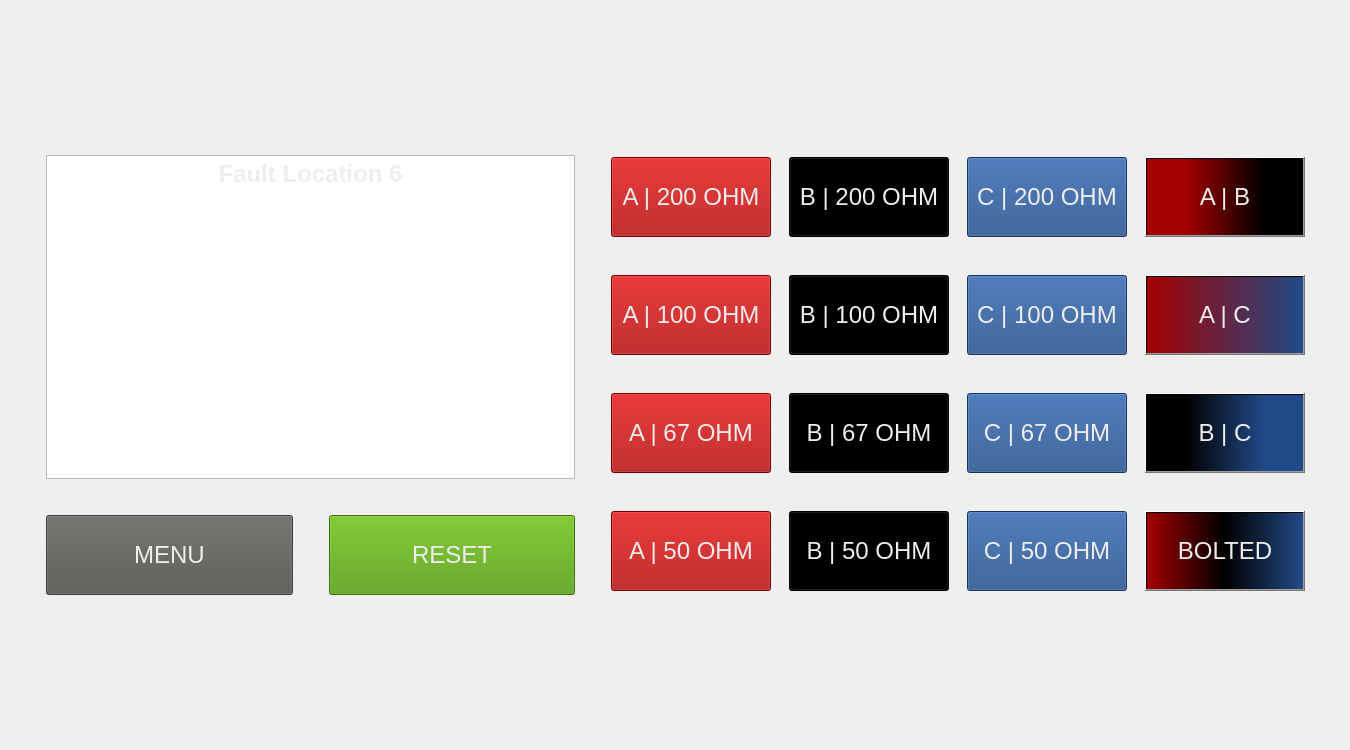
     <widget class="QWidget" name="Location6">
      <widget class="QWidget" name="gridLayoutWidget_7">
       <property name="geometry">
        <rect>
         <x>10</x>
         <y>10</y>
         <width>1331</width>
         <height>731</height>
        </rect>
       </property>
       <layout class="QGridLayout" name="gridLayout_Loc6">
        <property name="leftMargin">
         <number>36</number>
        </property>
        <property name="topMargin">
         <number>36</number>
        </property>
        <property name="rightMargin">
         <number>36</number>
        </property>
        <property name="bottomMargin">
         <number>36</number>
        </property>
        <property name="spacing">
         <number>36</number>
        </property>
        <item row="0" column="1">
         <layout class="QGridLayout" name="gridLayout_Loc6Right">
          <property name="horizontalSpacing">
           <number>18</number>
          </property>
          <property name="verticalSpacing">
           <number>36</number>
          </property>
          <item row="2" column="3">
           <widget class="QPushButton" name="btn_loc6_BC">
            <property name="minimumSize">
             <size>
              <width>160</width>
              <height>80</height>
             </size>
            </property>
            <property name="maximumSize">
             <size>
              <width>160</width>
              <height>80</height>
             </size>
            </property>
            <property name="font">
             <font>
              <pointsize>18</pointsize>
             </font>
            </property>
            <property name="styleSheet">
             <string notr="true">background-color: qlineargradient(spread:pad, x1:0, y1:0, x2:1, y2:0, stop:0.25 rgba(0, 0, 0, 255), stop:0.75 rgba(32, 74, 135, 255));
color: rgb(238, 238, 236);</string>
            </property>
            <property name="text">
             <string>B | C</string>
            </property>
           </widget>
          </item>
          <item row="0" column="3">
           <widget class="QPushButton" name="btn_loc6_AB">
            <property name="minimumSize">
             <size>
              <width>160</width>
              <height>80</height>
             </size>
            </property>
            <property name="maximumSize">
             <size>
              <width>160</width>
              <height>80</height>
             </size>
            </property>
            <property name="font">
             <font>
              <pointsize>18</pointsize>
             </font>
            </property>
            <property name="styleSheet">
             <string notr="true">background-color: qlineargradient(spread:pad, x1:0, y1:0, x2:1, y2:0, stop:0.25 rgba(164, 0, 0, 255), stop:0.75 rgba(0, 0, 0, 255));
color: rgb(238, 238, 236);</string>
            </property>
            <property name="text">
             <string>A | B</string>
            </property>
           </widget>
          </item>
          <item row="2" column="2">
           <widget class="QPushButton" name="btn_loc6_C67">
            <property name="minimumSize">
             <size>
              <width>160</width>
              <height>80</height>
             </size>
            </property>
            <property name="maximumSize">
             <size>
              <width>160</width>
              <height>80</height>
             </size>
            </property>
            <property name="font">
             <font>
              <pointsize>18</pointsize>
             </font>
            </property>
            <property name="styleSheet">
             <string notr="true">color: rgb(238, 238, 236);
background-color: rgb(32, 74, 135);</string>
            </property>
            <property name="text">
             <string>C | 67 OHM</string>
            </property>
           </widget>
          </item>
          <item row="0" column="2">
           <widget class="QPushButton" name="btn_loc6_C200">
            <property name="minimumSize">
             <size>
              <width>160</width>
              <height>80</height>
             </size>
            </property>
            <property name="maximumSize">
             <size>
              <width>160</width>
              <height>80</height>
             </size>
            </property>
            <property name="font">
             <font>
              <pointsize>18</pointsize>
             </font>
            </property>
            <property name="styleSheet">
             <string notr="true">color: rgb(238, 238, 236);
background-color: rgb(32, 74, 135);</string>
            </property>
            <property name="text">
             <string>C | 200 OHM</string>
            </property>
           </widget>
          </item>
          <item row="1" column="2">
           <widget class="QPushButton" name="btn_loc6_C100">
            <property name="minimumSize">
             <size>
              <width>160</width>
              <height>80</height>
             </size>
            </property>
            <property name="maximumSize">
             <size>
              <width>160</width>
              <height>80</height>
             </size>
            </property>
            <property name="font">
             <font>
              <pointsize>18</pointsize>
             </font>
            </property>
            <property name="styleSheet">
             <string notr="true">background-color: rgb(32, 74, 135);
color: rgb(238, 238, 236);</string>
            </property>
            <property name="text">
             <string>C | 100 OHM</string>
            </property>
           </widget>
          </item>
          <item row="3" column="3">
           <widget class="QPushButton" name="btn_loc6_bolt">
            <property name="minimumSize">
             <size>
              <width>160</width>
              <height>80</height>
             </size>
            </property>
            <property name="maximumSize">
             <size>
              <width>160</width>
              <height>80</height>
             </size>
            </property>
            <property name="font">
             <font>
              <pointsize>18</pointsize>
             </font>
            </property>
            <property name="styleSheet">
             <string notr="true">background-color: qlineargradient(spread:pad, x1:0, y1:0, x2:1, y2:0, stop:0 rgba(164, 0, 0, 255), stop:0.5 rgba(0, 0, 0, 255), stop:1 rgba(32, 74, 135, 255));
color: rgb(238, 238, 236);</string>
            </property>
            <property name="text">
             <string>BOLTED</string>
            </property>
           </widget>
          </item>
          <item row="3" column="2">
           <widget class="QPushButton" name="btn_loc6_C50">
            <property name="minimumSize">
             <size>
              <width>160</width>
              <height>80</height>
             </size>
            </property>
            <property name="maximumSize">
             <size>
              <width>160</width>
              <height>80</height>
             </size>
            </property>
            <property name="font">
             <font>
              <pointsize>18</pointsize>
             </font>
            </property>
            <property name="styleSheet">
             <string notr="true">color: rgb(238, 238, 236);
background-color: rgb(32, 74, 135);</string>
            </property>
            <property name="text">
             <string>C | 50 OHM</string>
            </property>
           </widget>
          </item>
          <item row="1" column="3">
           <widget class="QPushButton" name="btn_loc6_AC">
            <property name="minimumSize">
             <size>
              <width>160</width>
              <height>80</height>
             </size>
            </property>
            <property name="maximumSize">
             <size>
              <width>160</width>
              <height>80</height>
             </size>
            </property>
            <property name="font">
             <font>
              <pointsize>18</pointsize>
             </font>
            </property>
            <property name="styleSheet">
             <string notr="true">background-color: qlineargradient(spread:pad, x1:0, y1:0, x2:1, y2:0, stop:0 rgba(164, 0, 0, 255), stop:1 rgba(32, 74, 135, 255));
color: rgb(238, 238, 236);</string>
            </property>
            <property name="text">
             <string>A | C</string>
            </property>
           </widget>
          </item>
          <item row="0" column="1">
           <widget class="QPushButton" name="btn_loc6_B200">
            <property name="minimumSize">
             <size>
              <width>160</width>
              <height>80</height>
             </size>
            </property>
            <property name="maximumSize">
             <size>
              <width>160</width>
              <height>80</height>
             </size>
            </property>
            <property name="font">
             <font>
              <pointsize>18</pointsize>
             </font>
            </property>
            <property name="styleSheet">
             <string notr="true">color: rgb(238, 238, 236);
background-color: rgb(0, 0, 0);</string>
            </property>
            <property name="text">
             <string>B | 200 OHM</string>
            </property>
           </widget>
          </item>
          <item row="0" column="0">
           <widget class="QPushButton" name="btn_loc6_A200">
            <property name="minimumSize">
             <size>
              <width>160</width>
              <height>80</height>
             </size>
            </property>
            <property name="maximumSize">
             <size>
              <width>160</width>
              <height>80</height>
             </size>
            </property>
            <property name="font">
             <font>
              <pointsize>18</pointsize>
             </font>
            </property>
            <property name="styleSheet">
             <string notr="true">color: rgb(238, 238, 236);
background-color: rgb(164, 0, 0);</string>
            </property>
            <property name="text">
             <string>A | 200 OHM</string>
            </property>
           </widget>
          </item>
          <item row="1" column="0">
           <widget class="QPushButton" name="btn_loc6_A100">
            <property name="minimumSize">
             <size>
              <width>160</width>
              <height>80</height>
             </size>
            </property>
            <property name="maximumSize">
             <size>
              <width>160</width>
              <height>80</height>
             </size>
            </property>
            <property name="font">
             <font>
              <pointsize>18</pointsize>
             </font>
            </property>
            <property name="styleSheet">
             <string notr="true">color: rgb(238, 238, 236);
background-color: rgb(164, 0, 0);</string>
            </property>
            <property name="text">
             <string>A | 100 OHM</string>
            </property>
           </widget>
          </item>
          <item row="1" column="1">
           <widget class="QPushButton" name="btn_loc6_B100">
            <property name="minimumSize">
             <size>
              <width>160</width>
              <height>80</height>
             </size>
            </property>
            <property name="maximumSize">
             <size>
              <width>160</width>
              <height>80</height>
             </size>
            </property>
            <property name="font">
             <font>
              <pointsize>18</pointsize>
             </font>
            </property>
            <property name="styleSheet">
             <string notr="true">color: rgb(238, 238, 236);
background-color: rgb(0, 0, 0);</string>
            </property>
            <property name="text">
             <string>B | 100 OHM</string>
            </property>
           </widget>
          </item>
          <item row="2" column="0">
           <widget class="QPushButton" name="btn_loc6_A67">
            <property name="minimumSize">
             <size>
              <width>160</width>
              <height>80</height>
             </size>
            </property>
            <property name="maximumSize">
             <size>
              <width>160</width>
              <height>80</height>
             </size>
            </property>
            <property name="font">
             <font>
              <pointsize>18</pointsize>
             </font>
            </property>
            <property name="styleSheet">
             <string notr="true">color: rgb(238, 238, 236);
background-color: rgb(164, 0, 0);</string>
            </property>
            <property name="text">
             <string>A | 67 OHM</string>
            </property>
           </widget>
          </item>
          <item row="2" column="1">
           <widget class="QPushButton" name="btn_loc6_B67">
            <property name="minimumSize">
             <size>
              <width>160</width>
              <height>80</height>
             </size>
            </property>
            <property name="maximumSize">
             <size>
              <width>160</width>
              <height>80</height>
             </size>
            </property>
            <property name="font">
             <font>
              <pointsize>18</pointsize>
             </font>
            </property>
            <property name="styleSheet">
             <string notr="true">color: rgb(238, 238, 236);
background-color: rgb(0, 0, 0);</string>
            </property>
            <property name="text">
             <string>B | 67 OHM</string>
            </property>
           </widget>
          </item>
          <item row="3" column="0">
           <widget class="QPushButton" name="btn_loc6_A50">
            <property name="minimumSize">
             <size>
              <width>160</width>
              <height>80</height>
             </size>
            </property>
            <property name="maximumSize">
             <size>
              <width>160</width>
              <height>80</height>
             </size>
            </property>
            <property name="font">
             <font>
              <pointsize>18</pointsize>
             </font>
            </property>
            <property name="styleSheet">
             <string notr="true">color: rgb(238, 238, 236);
background-color: rgb(164, 0, 0);</string>
            </property>
            <property name="text">
             <string>A | 50 OHM</string>
            </property>
           </widget>
          </item>
          <item row="3" column="1">
           <widget class="QPushButton" name="btn_loc6_B50">
            <property name="minimumSize">
             <size>
              <width>160</width>
              <height>80</height>
             </size>
            </property>
            <property name="maximumSize">
             <size>
              <width>160</width>
              <height>80</height>
             </size>
            </property>
            <property name="font">
             <font>
              <pointsize>18</pointsize>
             </font>
            </property>
            <property name="styleSheet">
             <string notr="true">color: rgb(238, 238, 236);
background-color: rgb(0, 0, 0);</string>
            </property>
            <property name="text">
             <string>B | 50 OHM</string>
            </property>
           </widget>
          </item>
         </layout>
        </item>
        <item row="0" column="0">
         <layout class="QGridLayout" name="gridLayout_Loc6Left">
          <property name="spacing">
           <number>36</number>
          </property>
          <item row="1" column="1">
           <widget class="QPushButton" name="btn_loc6_reset">
            <property name="minimumSize">
             <size>
              <width>0</width>
              <height>80</height>
             </size>
            </property>
            <property name="font">
             <font>
              <pointsize>18</pointsize>
             </font>
            </property>
            <property name="styleSheet">
             <string notr="true">color: rgb(238, 238, 236);
background-color: rgb(78, 154, 6);</string>
            </property>
            <property name="text">
             <string>RESET</string>
            </property>
           </widget>
          </item>
          <item row="1" column="0">
           <widget class="QPushButton" name="btn_loc6_menu">
            <property name="minimumSize">
             <size>
              <width>0</width>
              <height>80</height>
             </size>
            </property>
            <property name="font">
             <font>
              <pointsize>18</pointsize>
             </font>
            </property>
            <property name="styleSheet">
             <string notr="true">background-color: rgb(85, 87, 83);
color: rgb(238, 238, 236);</string>
            </property>
            <property name="text">
             <string>MENU</string>
            </property>
           </widget>
          </item>
          <item row="0" column="0" colspan="2">
           <widget class="QTextBrowser" name="textBrowser_Loc6">
            <property name="maximumSize">
             <size>
              <width>16777215</width>
              <height>324</height>
             </size>
            </property>
            <property name="html">
             <string>&lt;!DOCTYPE HTML PUBLIC &quot;-//W3C//DTD HTML 4.0//EN&quot; &quot;http://www.w3.org/TR/REC-html40/strict.dtd&quot;&gt;
&lt;html&gt;&lt;head&gt;&lt;meta name=&quot;qrichtext&quot; content=&quot;1&quot; /&gt;&lt;style type=&quot;text/css&quot;&gt;
p, li { white-space: pre-wrap; }
&lt;/style&gt;&lt;/head&gt;&lt;body style=&quot; font-family:'Ubuntu'; font-size:11pt; font-weight:400; font-style:normal;&quot;&gt;
&lt;p align=&quot;center&quot; style=&quot; margin-top:0px; margin-bottom:0px; margin-left:0px; margin-right:0px; -qt-block-indent:0; text-indent:0px;&quot;&gt;&lt;span style=&quot; font-size:18pt; font-weight:600; color:#eeeeec;&quot;&gt;Fault Location 6&lt;/span&gt;&lt;/p&gt;
&lt;p align=&quot;center&quot; style=&quot; margin-top:0px; margin-bottom:0px; margin-left:0px; margin-right:0px; -qt-block-indent:0; text-indent:0px;&quot;&gt;&lt;img src=&quot;:/HMIbackground/FaultLoc6.png&quot; /&gt;&lt;/p&gt;&lt;/body&gt;&lt;/html&gt;</string>
            </property>
           </widget>
          </item>
         </layout>
        </item>
       </layout>
      </widget>
     </widget>
